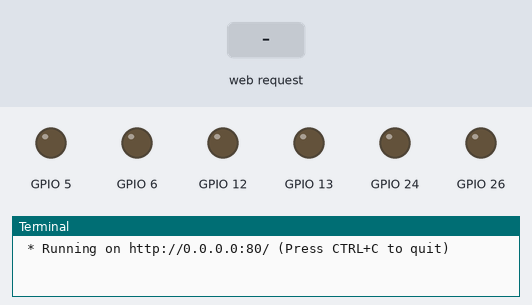
Bench run of a program on a simulated Raspberry Pi (BCM pin numbers). Shown: output pins drawn as LEDs (lit = HIGH), the last lines printed to the terminal. The inputs (shaded band) are chosen by the test bench. The camera gives no picture and a still takes 0.5 s; the clock reads 2024-03-15 10:24:30 at power-on unless the program sets it.

Above: at 1.2 s.
1.3 s: HTTP request for /forward received
At 1.8 s:
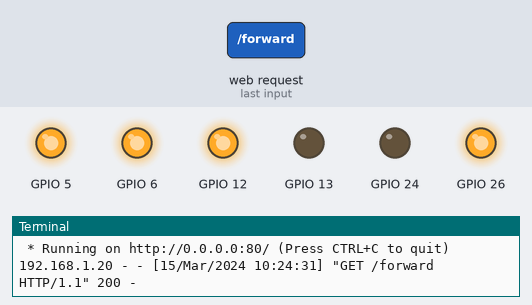
2.8 s: HTTP request for /backward received
At 4.0 s:
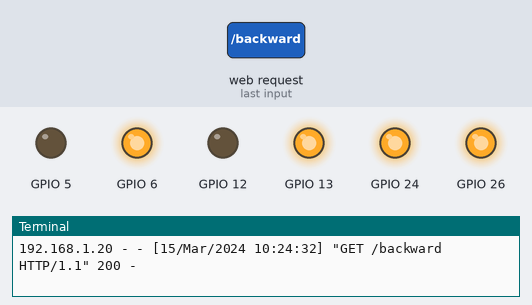
4.3 s: HTTP request for /left received
At 5.3 s:
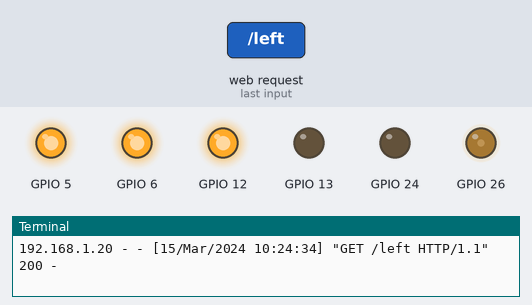
5.8 s: HTTP request for /right received
At 6.4 s:
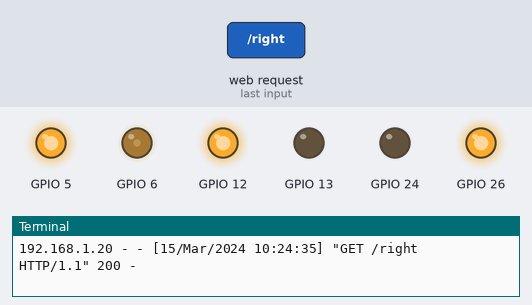
Timing chart, 0 to 8.3 s (numbered marks = the images above; inputs shaded):
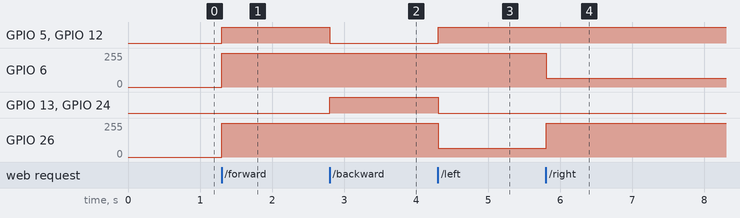

The program:

server.py
```python
#import RPi.GPIO as GPIO
import time
import picamera
from flask import Flask, Response
from l293d_pwm import L293DPWM
import atexit

# See README.md for pinout for  H-Bridge
# 2A = GPIO17, 1A = GPIO27, 1,2EN = LEFT_PWM  = GPIO26
# 4A = GPIO23, 3A = GPIO24, 3,4EN = RIGHT_PWM = GPIO06

# car = L293DPWM(17, 27, 26, 23, 24, 6)
car = L293DPWM(24, 12, 26, 13, 5, 6)
car.stop()

app = Flask(__name__)

camera = picamera.PiCamera()
camera.resolution = (320, 180)
camera.framerate = 80
camera.hflip = True
def close_camera():
    camera.close()

atexit.register(close_camera)

with open("index.html", "r") as file:
    html = file.read()
with open("index.js", "r") as file:
    js = file.read()

@app.route("/")
def index():
    return html
@app.route("/index.js")
def index_js():
    return js

def take_picture():
    camera.capture(".temp.jpeg", use_video_port = True)
    with open(".temp.jpeg", "rb") as file:
        data = file.read()
    return data

def new_frame():
    while True:
        data = take_picture()
        yield (b"--frame\r\n"
               b"Content-Type: image/jpeg\r\n\r\n" + data + b"\r\n")


@app.route("/video_feed")
def video_feed():
    return Response(new_frame(),
                    mimetype="multipart/x-mixed-replace; boundary=frame")

@app.route("/video_feed_single")
def video_feed_single():
    return Response(take_picture(),
                    mimetype="image/jpeg")

@app.route("/forward")
def forward():
    car.forward(100, 100)
    return "Moving forward"

@app.route("/backward")
def backward():
    car.backward(100, 100)
    return "Moving backward"

@app.route("/left")
def left():
    car.forward(25, 100)
    return "Moving left"

@app.route("/right")
def right():
    car.forward(100, 25)
    return "Moving right"

@app.route("/stop")
def stop():
    car.stop()
    return "Stopping"


app.run(host = "0.0.0.0", port = 80)
```

l293d_pwm.py
```python
import RPi.GPIO as GPIO
import time
import threading

GPIO.setmode(GPIO.BCM)
GPIO.setwarnings(False)

class L293DPWM():
    DIST_PER_SEC  = 35.0 # cm/s default 35
    SEC_PER_TURN  = 2.087 # seconds per full turn (depending on the base material, use forwardLeft(), stop() and time.time() to measure the time)

    def __init__(self, left_pin1, left_pin2, left_pwm, right_pin1, right_pin2, right_pwm):
        self.MOTOR_LEFT_PIN1  = left_pin1
        self.MOTOR_LEFT_PIN2  = left_pin2
        self.MOTOR_RIGHT_PIN1 = right_pin1
        self.MOTOR_RIGHT_PIN2 = right_pin2

        GPIO.setup(self.MOTOR_LEFT_PIN1, GPIO.OUT)
        GPIO.setup(self.MOTOR_LEFT_PIN2, GPIO.OUT)
        GPIO.setup(left_pwm, GPIO.OUT)
        GPIO.setup(self.MOTOR_RIGHT_PIN1, GPIO.OUT)
        GPIO.setup(self.MOTOR_RIGHT_PIN2, GPIO.OUT)
        GPIO.setup(right_pwm, GPIO.OUT)

        self.MOTOR_LEFT_PWM = GPIO.PWM(left_pwm, 50)
        self.MOTOR_RIGHT_PWM = GPIO.PWM(right_pwm, 50)

        self.MOTOR_LEFT_PWM.start(1)
        self.MOTOR_RIGHT_PWM.start(1)

    def forward(self, left_speed, right_speed):
        GPIO.output(self.MOTOR_LEFT_PIN1, GPIO.LOW)
        GPIO.output(self.MOTOR_LEFT_PIN2, GPIO.HIGH)
        GPIO.output(self.MOTOR_RIGHT_PIN1, GPIO.LOW)
        GPIO.output(self.MOTOR_RIGHT_PIN2, GPIO.HIGH)
        self.MOTOR_LEFT_PWM.ChangeDutyCycle(left_speed)
        self.MOTOR_RIGHT_PWM.ChangeDutyCycle(right_speed)
        return time.time()

    def backward(self, left_speed, right_speed):
        GPIO.output(self.MOTOR_LEFT_PIN1, GPIO.HIGH)
        GPIO.output(self.MOTOR_LEFT_PIN2, GPIO.LOW)
        GPIO.output(self.MOTOR_RIGHT_PIN1, GPIO.HIGH)
        GPIO.output(self.MOTOR_RIGHT_PIN2, GPIO.LOW)
        self.MOTOR_LEFT_PWM.ChangeDutyCycle(left_speed)
        self.MOTOR_RIGHT_PWM.ChangeDutyCycle(right_speed)
        return time.time()

    def stop(self):
        GPIO.output(self.MOTOR_LEFT_PIN1, GPIO.LOW)
        GPIO.output(self.MOTOR_LEFT_PIN2, GPIO.LOW)
        GPIO.output(self.MOTOR_RIGHT_PIN1, GPIO.LOW)
        GPIO.output(self.MOTOR_RIGHT_PIN2, GPIO.LOW)
        self.MOTOR_LEFT_PWM.ChangeDutyCycle(0)
        self.MOTOR_RIGHT_PWM.ChangeDutyCycle(0)

    def forwardDistance(self, dist):
        self.forward()
        threading.Timer(dist/self.DIST_PER_SEC, self.stop)

    def backwardDistance(self, dist):
        self.backward()
        threading.Timer(dist/self.DIST_PER_SEC, self.stop)
```

Measured:
- after the input at 1.3 s, GPIO 5, GPIO 12: LOW → HIGH at once; GPIO 6, GPIO 26: 0/255 → 255/255 at once
- after the input at 2.8 s, GPIO 5, GPIO 12: HIGH → LOW at once; GPIO 13, GPIO 24: LOW → HIGH at once
- after the input at 4.3 s, GPIO 5, GPIO 12: LOW → HIGH at once; GPIO 13, GPIO 24: HIGH → LOW at once; GPIO 26: 255/255 → 64/255 at once
- after the input at 5.8 s, GPIO 6: 255/255 → 64/255 at once; GPIO 26: 64/255 → 255/255 at once
